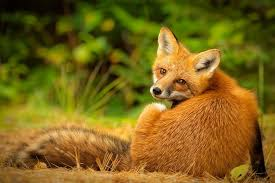
//> input picture EdgeDetection/fox.jpg, 275 x 183 px, given in place of the camera
$ ./ColorTracking_v1.1   (built with g++ and OpenCV 4)
//> lines starting //> are read from the running program, lines starting //| are printed output that depends on the picture; after the words box and inside, x2 and y2 are one past the last pixel; in counts of white or black regions, pixels touching at a corner belong together
/*
   Simple code to track an object via webcam by its color.
   What changed from v1.0 is that now it's trying to use
   the RGB space instead of the HSV one.

   Date: 5th March 2017
   Author: Mattia Iurich
   Version: 1.1
*/

#include <stdlib.h>
#include <stdio.h>
#include <iostream>
#include "opencv2/highgui/highgui.hpp"
#include "opencv2/imgproc/imgproc.hpp"

using namespace std;
using namespace cv;

int main(int argc, char** argv)
{
   VideoCapture cap(0);   // start capturing from webcam

   if(!cap.isOpened())   // Check if the webcam is accessible
   {
      printf("Cannot access the webcam. Closing.\n");
      return -1;
   }

   // Create a window
   namedWindow("Control", CV_WINDOW_AUTOSIZE);

   // Setting highs and lows for the color trackbars
   int LowRed    = 0;
   int HighRed   = 255;

   int LowGreen  = 0;
   int HighGreen = 255;

   int LowBlue   = 0;
   int HighBlue  = 255;

   // Trackbars
   // Red trackbar
   cvCreateTrackbar("Low red"   , "Control", &LowRed   , 255);
//> slider 'Low red' is set to 51
   cvCreateTrackbar("High red"  , "Control", &HighRed  , 255);

   // Green trackbar
   cvCreateTrackbar("Low green" , "Control", &LowGreen , 255);
//> slider 'Low green' is set to 51
   cvCreateTrackbar("High green", "Control", &HighGreen, 255);

   // Blue trackbar
   cvCreateTrackbar("Low blue",   "Control", &LowBlue  , 255);
//> slider 'Low blue' is set to 51
   cvCreateTrackbar("High blue",  "Control", &HighBlue , 255);

   for(;;)
   {
      Mat frame, frameThresholded;
      cap >> frame; // Get a new frame from the webcam
//> frame is the input picture: 183 rows x 275 cols, CV_8UC3; mean B, G, R 26.2, 99.7, 122.3

      // Threshold the image
      inRange(frame, Scalar(LowRed, LowGreen, LowBlue), Scalar(HighRed, HighGreen, HighBlue), frameThresholded);
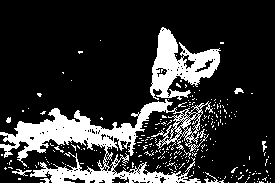
//> frameThresholded: 183 rows x 275 cols, CV_8UC1; 19% white; 261 white regions (253 under 20 px), largest, box (x1, y1, x2, y2) and area: (0, 99, 213, 183) 6189, (150, 27, 221, 100) 2367, (204, 172, 224, 183) 56

      // Morphological operations
      // Opening: remove small objects from the background
      erode (frameThresholded, frameThresholded, getStructuringElement(MORPH_ELLIPSE, Size(5,5)));
      dilate(frameThresholded, frameThresholded, getStructuringElement(MORPH_ELLIPSE, Size(5,5)));

      // Closing: fil small holes in the foreground
      dilate(frameThresholded, frameThresholded, getStructuringElement(MORPH_ELLIPSE, Size(5,5)));
      erode (frameThresholded, frameThresholded, getStructuringElement(MORPH_ELLIPSE, Size(5,5)));
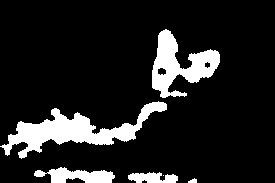
//> frameThresholded: 183 rows x 275 cols, CV_8UC1; 12.9% white; 6 white regions (1 under 20 px), largest, box (x1, y1, x2, y2) and area: (0, 101, 167, 159) 3113, (152, 29, 220, 98) 2144, (34, 167, 115, 183) 788, (128, 172, 178, 183) 399, (188, 178, 197, 183) 31

      // Show images
      imshow("Original", frame);
      imshow("Thresholded", frameThresholded);

      if(waitKey(30) == 27)
//> the Esc key is pressed
      {
         printf("Exiting program\n");
         break;
      }

   }

   return 0;
}

$ run again, on EdgeDetection/shapes.jpg
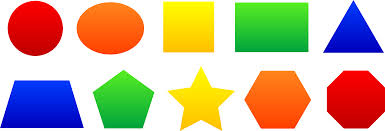
//> input picture EdgeDetection/shapes.jpg, 385 x 131 px, given in place of the camera
//> frame is the input picture: 131 rows x 385 cols, CV_8UC3; mean B, G, R 149.7, 178.7, 200.2
//> `inRange(frame, Scalar(LowRed, LowGreen, LowBlue), Scalar(HighRed, High..`:
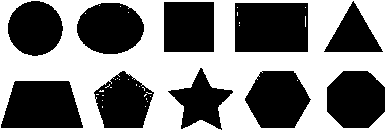
//> frameThresholded: 131 rows x 385 cols, CV_8UC1; 49.3% white; 32 white regions (31 under 20 px), largest, box (x1, y1, x2, y2) and area: (0, 0, 385, 131) 24774
//> `erode (frameThresholded, frameThresholded, getStructuringElement(MORPH..`:
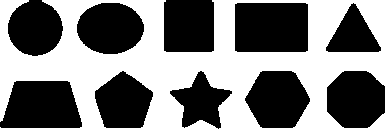
//> frameThresholded: 131 rows x 385 cols, CV_8UC1; 49% white; 1 white region, box (x1, y1, x2, y2) and area: (0, 0, 385, 131) 24720
